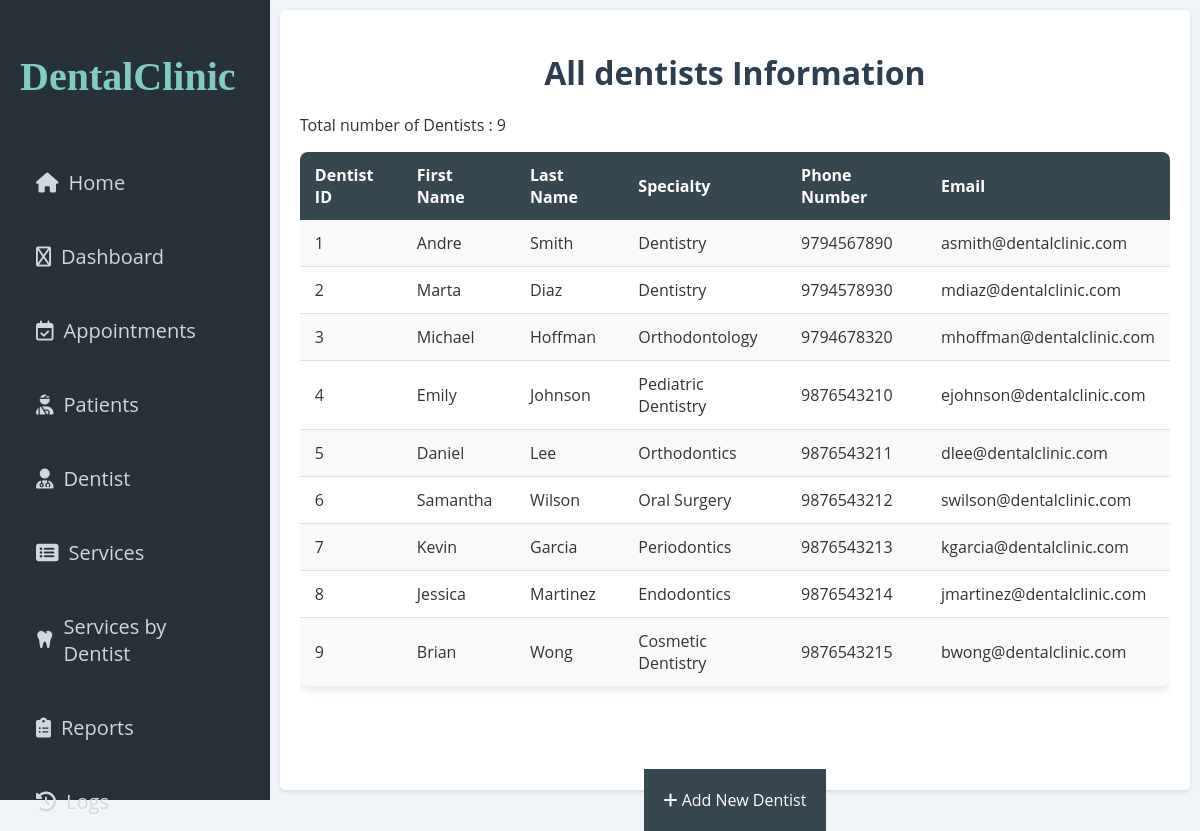
The app's page /mydental/dentist.php with its own data.
### tables this page shows
CREATE TABLE `dentist` (
  `DentistID` int(11) NOT NULL,
  `FirstName` varchar(30) NOT NULL,
  `LastName` varchar(30) NOT NULL,
  `Specialty` varchar(30) NOT NULL,
  `ContactNumber` char(10) NOT NULL,
  `Email` varchar(30) NOT NULL
);

### mydental/dentist.php (the view, shortened to what this page needs)
<!DOCTYPE html>
<html lang="en">
<head>
    <link rel="stylesheet" href="queries.css" />
    <link
      rel="stylesheet"
      href="https://cdnjs.cloudflare.com/ajax/libs/font-awesome/6.0.0/css/all.min.css"
    />
</head>
<body>
    <div class="dashboard">
        <nav class="menu">
        <div class="logo">
          <h2>DentalClinic</h2>
        </div>
        <ul class="menu-list">
          <li>
            <a href="index.php"><i class="fa-solid fa-home"></i> Home</a>
          </li>
          <li>
            <a href="admin.php"><i class="fa-regular fa-gauge"></i> Dashboard</a>
          </li>
          <li>
            <a href="appointment.php"
              ><i class="fa-regular fa-calendar-check"></i>Appointments</a
            >
          </li>
          <li>
            <a href="patient.php"
              ><i class="fa-solid fa-user-injured"></i>Patients</a
            >
          </li>
          <li>
            <a href="#"><i class="fa-solid fa-user-md"></i>Dentist</a>
          </li>
          <li>
              <a href="service.php"><i class="fa-solid fa-list-alt"></i> Services</a>
          </li>
          <li>
              <a href="service_by_dentist.php"><i class="fa-solid fa-tooth"></i> Services by Dentist</a>
          </li>
          <li>
            <a href="reports.php"
              ><i class="fa fa-clipboard-list"></i></i>Reports</a
            >
          </li>
          <li>
              <a href="log.php"><i class="fa-solid fa-history"></i> Logs</a>
          </li>
        </ul>
      </nav>
        <div class="main-content">
            <h1>All dentists Information</h1>
            <?php
            $servername = "localhost";
            $username = "root";
            $password = "";
            $database = "dentalclinic";
            $conn = new mysqli($servername, $username, $password, $database);
            $dentistQuery = "SELECT * FROM dentist";
            $dentistResult = $conn->query($dentistQuery);
            if ($dentistResult->num_rows > 0) {
                echo "<p>Total number of Dentists : $dentistResult->num_rows </p>";
                echo '<div class="table-container">';
                echo '<table>';
                echo '<thead>';
                echo '<tr>';
                echo '<th>Dentist ID</th>';
                echo '<th>First Name</th>';
                echo '<th>Last Name</th>';
                echo '<th>Specialty</th>';
                echo '<th>Phone Number</th>';
                echo '<th>Email</th>';
                echo '</tr>';
                echo '</thead>';
                echo '<tbody>';
                while ($row = $dentistResult->fetch_assoc()) {
                    echo '<tr>';
                    echo '<td>' . htmlspecialchars($row["DentistID"]) . '</td>';
                    echo '<td>' . htmlspecialchars($row["FirstName"]) . '</td>';
                    echo '<td>' . htmlspecialchars($row["LastName"]) . '</td>';
                    echo '<td>' . htmlspecialchars($row["Specialty"]) . '</td>';
                    echo '<td>' . htmlspecialchars($row["ContactNumber"]) . '</td>';
                    echo '<td>' . htmlspecialchars($row["Email"]) . '</td>';
                    echo '</tr>';
                }
                echo '</tbody>';
                echo '</table>';
                echo '</div>';
            } else {
                echo "<p>No dentist records found.</p>";
            }
            ?>
            <div class="button-container">
                <a href="add_dentist.php" class="button">
                    <i class="fa fa-plus"></i> Add New Dentist
                </a>
            </div>
        </div>
    </div>
</body>
</html>

### mydental/queries.css (style rules this page uses)
.main-content { flex-grow: 1; padding: 20px; background-color: white; box-shadow: 0 2px 4px rgba(0, 0, 0, 0.1); border-radius: 5px; margin: 10px; }
h1 { text-align: center; margin-bottom: 20px; color: #2c3e50; }
.table-container { height: 80%; overflow-y: auto; overflow-x: hidden; position: relative; }
table { width: 100%; border-collapse: collapse; border-spacing: 0; background-color: white; border-radius: 8px; overflow: hidden; box-shadow: 0 4px 8px rgba(0, 0, 0, 0.1); }
thead { background-color: #37474f; color: white; position: sticky; top: 0; z-index: 1; }
thead th { padding: 12px 15px; text-align: left; font-weight: bold; }
tbody tr:nth-child(odd) { background-color: #f9f9f9; }
tbody td { padding: 12px 15px; border-bottom: 1px solid #e0e0e0; }
tbody tr:last-child td { border-bottom: none; }

### mydental/styles.css (style rules this page uses)
body { font-family: "Open Sans", sans-serif; margin: 0; padding: 0; background-color: #f0f4f8; color: #333; }
.dashboard { display: flex; height: 100vh; }
.menu { width: 240px; background-color: #263238; color: #fff; padding: 20px; }
.logo h2 { color: #80cbc4; font-family: "Lobster", cursive; font-size: 40px; padding-bottom: 20px; }
.menu-list { list-style: none; padding: 0; margin-top: 30px; }
.menu-list li { margin-bottom: 15px; }
.menu a { display: flex; align-items: center; text-decoration: none; color: #cfd8dc; padding: 16px; border-radius: 5px; transition: background-color 0.3s; font-size: 20px; gap: 10px; }
.main-content { flex-grow: 1; padding: 20px; margin: 10px; background-color: white; border-radius: 8px; box-shadow: 0 4px 8px rgba(0, 0, 0, 0.1); }
.button-container { display: flex; justify-content: center; margin-top: 25px; gap: 50px; }
.button-container a { text-decoration: none; color: white; background-color: #37474f; padding: 20px; margin: 0 20px; }
.button { display: inline-block; padding: 10px 20px; }

### records on screen
dentist: DentistID "1", FirstName "Andre", LastName "Smith", Specialty "Dentistry", ContactNumber "9794567890", Email "asmith@dentalclinic.com"
dentist: DentistID "2", FirstName "Marta", LastName "Diaz", Specialty "Dentistry", ContactNumber "9794578930", Email "mdiaz@dentalclinic.com"
dentist: DentistID "3", FirstName "Michael", LastName "Hoffman", Specialty "Orthodontology", ContactNumber "9794678320", Email "mhoffman@dentalclinic.com"
dentist: DentistID "4", FirstName "Emily", LastName "Johnson", Specialty "Pediatric Dentistry", ContactNumber "9876543210", Email "ejohnson@dentalclinic.com"
dentist: DentistID "5", FirstName "Daniel", LastName "Lee", Specialty "Orthodontics", ContactNumber "9876543211", Email "dlee@dentalclinic.com"
dentist: DentistID "6", FirstName "Samantha", LastName "Wilson", Specialty "Oral Surgery", ContactNumber "9876543212", Email "swilson@dentalclinic.com"
dentist: DentistID "7", FirstName "Kevin", LastName "Garcia", Specialty "Periodontics", ContactNumber "9876543213", Email "kgarcia@dentalclinic.com"
dentist: DentistID "8", FirstName "Jessica", LastName "Martinez", Specialty "Endodontics", ContactNumber "9876543214", Email "jmartinez@dentalclinic.com"
dentist: DentistID "9", FirstName "Brian", LastName "Wong", Specialty "Cosmetic Dentistry", ContactNumber "9876543215", Email "bwong@dentalclinic.com"

### other values on screen
$dentistResult->num_rows "9"
